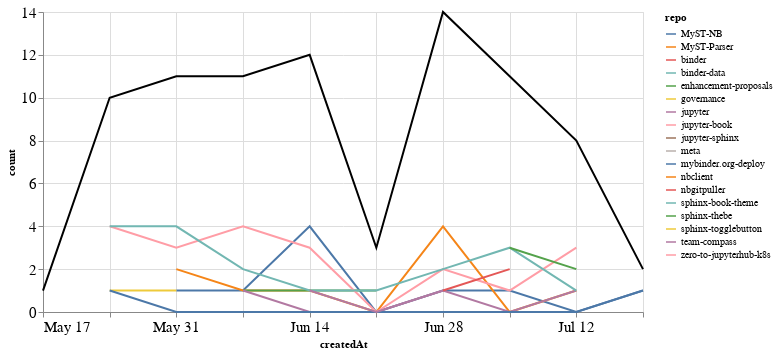

Notebook code for this chart:
### Markdown cell above
## PRs

### Code cell
prs_time = prs.groupby('repo').resample('W', on='createdAt').count()['author'].reset_index()
prs_time = prs_time.rename(columns={'author': 'count'})
prs_time_total = prs_time.groupby('createdAt').agg({"count": "sum"}).reset_index()

ch1 = alt.Chart(prs_time, width=600).mark_line().encode(
    x='createdAt',
    y='count',
    color='repo',
    tooltip="repo"
)

ch2 = alt.Chart(prs_time_total, width=600).mark_line(color="black").encode(
    x='createdAt',
    y='count',
)

ch1 + ch2

### Figure 1 — Vega-Lite specification as saved in the notebook (floating-point values rounded to 4 significant figures)
{"config": {"axisLeft": {"labelFontSize": 15}, "axisBottom": {"labelFontSize": 15}}, "layer": [{"data": {"name": "data-80c93a0956efc0b45d5bc0336a96caee"}, "mark": "line", "encoding": {"color": {"type": "nominal", "field": "repo"}, "tooltip": {"type": "nominal", "field": "repo"}, "x": {"type": "temporal", "field": "createdAt"}, "y": {"type": "quantitative", "field": "count"}}, "width": 600}, {"data": {"name": "data-882c4cd1d5b3843d503eb80c352460da"}, "mark": {"type": "line", "color": "black"}, "encoding": {"x": {"type": "temporal", "field": "createdAt"}, "y": {"type": "quantitative", "field": "count"}}, "width": 600}], "$schema": "https://vega.github.io/schema/vega-lite/v4.8.1.json", "datasets": {"data-80c93a0956efc0b45d5bc0336a96caee": [{"repo": "MyST-NB", "createdAt": "2020-05-31T00:00:00", "count": 1}, {"repo": "MyST-NB", "createdAt": "2020-06-07T00:00:00", "count": 1}, {"repo": "MyST-NB", "createdAt": "2020-06-14T00:00:00", "count": 4}, {"repo": "MyST-NB", "createdAt": "2020-06-21T00:00:00", "count": 0}, {"repo": "MyST-NB", "createdAt": "2020-06-28T00:00:00", "count": 1}, {"repo": "MyST-NB", "createdAt": "2020-07-05T00:00:00", "count": 1}, {"repo": "MyST-NB", "createdAt": "2020-07-12T00:00:00", "count": 0}, {"repo": "MyST-NB", "createdAt": "2020-07-19T00:00:00", "count": 1}, {"repo": "MyST-Parser", "createdAt": "2020-05-31T00:00:00", "count": 2}, {"repo": "MyST-Parser", "createdAt": "2020-06-07T00:00:00", "count": 1}, {"repo": "MyST-Parser", "createdAt": "2020-06-14T00:00:00", "count": 1}, {"repo": "MyST-Parser", "createdAt": "2020-06-21T00:00:00", "count": 0}, {"repo": "MyST-Parser", "createdAt": "2020-06-28T00:00:00", "count": 4}, {"repo": "MyST-Parser", "createdAt": "2020-07-05T00:00:00", "count": 0}, {"repo": "MyST-Parser", "createdAt": "2020-07-12T00:00:00", "count": 1}, {"repo": "binder", "createdAt": "2020-06-28T00:00:00", "count": 1}, {"repo": "binder-data", "createdAt": "2020-06-21T00:00:00", "count": 1}, {"repo": "enhancement-proposals", "createdAt": "2020-06-07T00:00:00", "count": 1}, {"repo": "enhancement-proposals", "createdAt": "2020-06-14T00:00:00", "count": 1}, {"repo": "enhancement-proposals", "createdAt": "2020-06-21T00:00:00", "count": 1}, {"repo": "governance", "createdAt": "2020-05-24T00:00:00", "count": 1}, {"repo": "governance", "createdAt": "2020-05-31T00:00:00", "count": 1}, {"repo": "jupyter", "createdAt": "2020-06-07T00:00:00", "count": 1}, {"repo": "jupyter", "createdAt": "2020-06-14T00:00:00", "count": 0}, {"repo": "jupyter", "createdAt": "2020-06-21T00:00:00", "count": 0}, {"repo": "jupyter", "createdAt": "2020-06-28T00:00:00", "count": 1}, {"repo": "jupyter", "createdAt": "2020-07-05T00:00:00", "count": 0}, {"repo": "jupyter", "createdAt": "2020-07-12T00:00:00", "count": 1}, {"repo": "jupyter-book", "createdAt": "2020-05-24T00:00:00", "count": 4}, {"repo": "jupyter-book", "createdAt": "2020-05-31T00:00:00", "count": 3}, {"repo": "jupyter-book", "createdAt": "2020-06-07T00:00:00", "count": 4}, {"repo": "jupyter-book", "createdAt": "2020-06-14T00:00:00", "count": 3}, {"repo": "jupyter-book", "createdAt": "2020-06-21T00:00:00", "count": 0}, {"repo": "jupyter-book", "createdAt": "2020-06-28T00:00:00", "count": 2}, {"repo": "jupyter-book", "createdAt": "2020-07-05T00:00:00", "count": 1}, {"repo": "jupyter-book", "createdAt": "2020-07-12T00:00:00", "count": 3}, {"repo": "jupyter-sphinx", "createdAt": "2020-06-28T00:00:00", "count": 1}, {"repo": "meta", "createdAt": "2020-06-07T00:00:00", "count": 1}, {"repo": "mybinder.org-deploy", "createdAt": "2020-05-24T00:00:00", "count": 1}, {"repo": "mybinder.org-deploy", "createdAt": "2020-05-31T00:00:00", "count": 0}, {"repo": "mybinder.org-deploy", "createdAt": "2020-06-07T00:00:00", "count": 0}, {"repo": "mybinder.org-deploy", "createdAt": "2020-06-14T00:00:00", "count": 0}, {"repo": "mybinder.org-deploy", "createdAt": "2020-06-21T00:00:00", "count": 0}, {"repo": "mybinder.org-deploy", "createdAt": "2020-06-28T00:00:00", "count": 0}, {"repo": "mybinder.org-deploy", "createdAt": "2020-07-05T00:00:00", "count": 0}, {"repo": "mybinder.org-deploy", "createdAt": "2020-07-12T00:00:00", "count": 0}, {"repo": "mybinder.org-deploy", "createdAt": "2020-07-19T00:00:00", "count": 1}, {"repo": "nbclient", "createdAt": "2020-05-17T00:00:00", "count": 1}, {"repo": "nbgitpuller", "createdAt": "2020-06-28T00:00:00", "count": 1}, {"repo": "nbgitpuller", "createdAt": "2020-07-05T00:00:00", "count": 2}, {"repo": "sphinx-book-theme", "createdAt": "2020-05-24T00:00:00", "count": 4}, {"repo": "sphinx-book-theme", "createdAt": "2020-05-31T00:00:00", "count": 4}, {"repo": "sphinx-book-theme", "createdAt": "2020-06-07T00:00:00", "count": 2}, {"repo": "sphinx-book-theme", "createdAt": "2020-06-14T00:00:00", "count": 1}, {"repo": "sphinx-book-theme", "createdAt": "2020-06-21T00:00:00", "count": 1}, {"repo": "sphinx-book-theme", "createdAt": "2020-06-28T00:00:00", "count": 2}, {"repo": "sphinx-book-theme", "createdAt": "2020-07-05T00:00:00", "count": 3}, {"repo": "sphinx-book-theme", "createdAt": "2020-07-12T00:00:00", "count": 1}, {"repo": "sphinx-thebe", "createdAt": "2020-07-05T00:00:00", "count": 3}, {"repo": "sphinx-thebe", "createdAt": "2020-07-12T00:00:00", "count": 2}, {"repo": "sphinx-togglebutton", "createdAt": "2020-06-14T00:00:00", "count": 1}, {"repo": "team-compass", "createdAt": "2020-06-14T00:00:00", "count": 1}, {"repo": "team-compass", "createdAt": "2020-06-21T00:00:00", "count": 0}, {"repo": "team-compass", "createdAt": "2020-06-28T00:00:00", "count": 1}, {"repo": "zero-to-jupyterhub-k8s", "createdAt": "2020-07-05T00:00:00", "count": 1}], "data-882c4cd1d5b3843d503eb80c352460da": [{"createdAt": "2020-05-17T00:00:00", "count": 1}, {"createdAt": "2020-05-24T00:00:00", "count": 10}, {"createdAt": "2020-05-31T00:00:00", "count": 11}, {"createdAt": "2020-06-07T00:00:00", "count": 11}, {"createdAt": "2020-06-14T00:00:00", "count": 12}, {"createdAt": "2020-06-21T00:00:00", "count": 3}, {"createdAt": "2020-06-28T00:00:00", "count": 14}, {"createdAt": "2020-07-05T00:00:00", "count": 11}, {"createdAt": "2020-07-12T00:00:00", "count": 8}, {"createdAt": "2020-07-19T00:00:00", "count": 2}]}}
